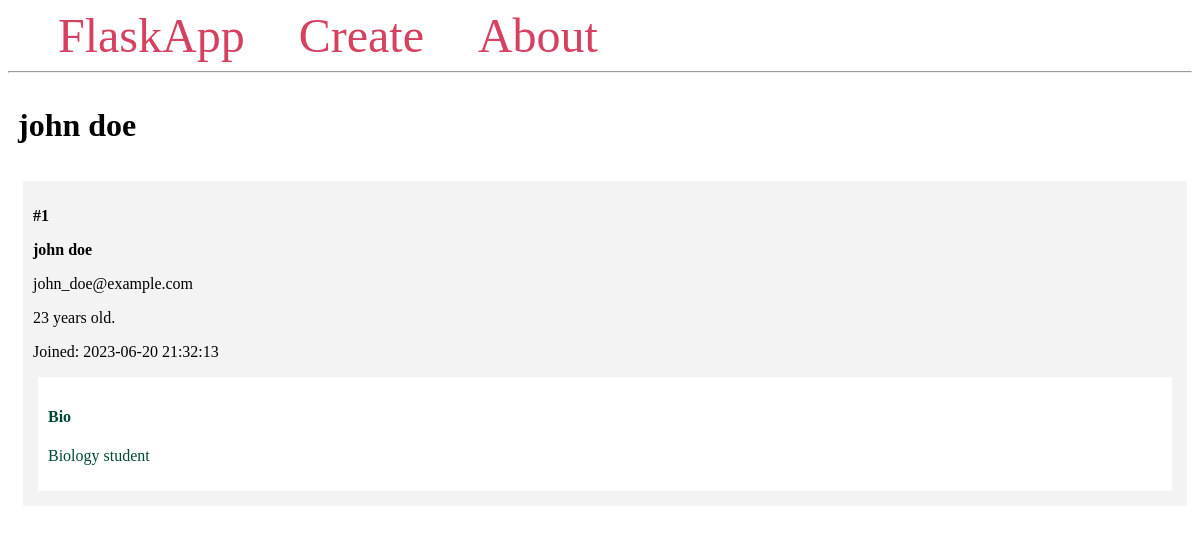
The app's page /1/, older data.
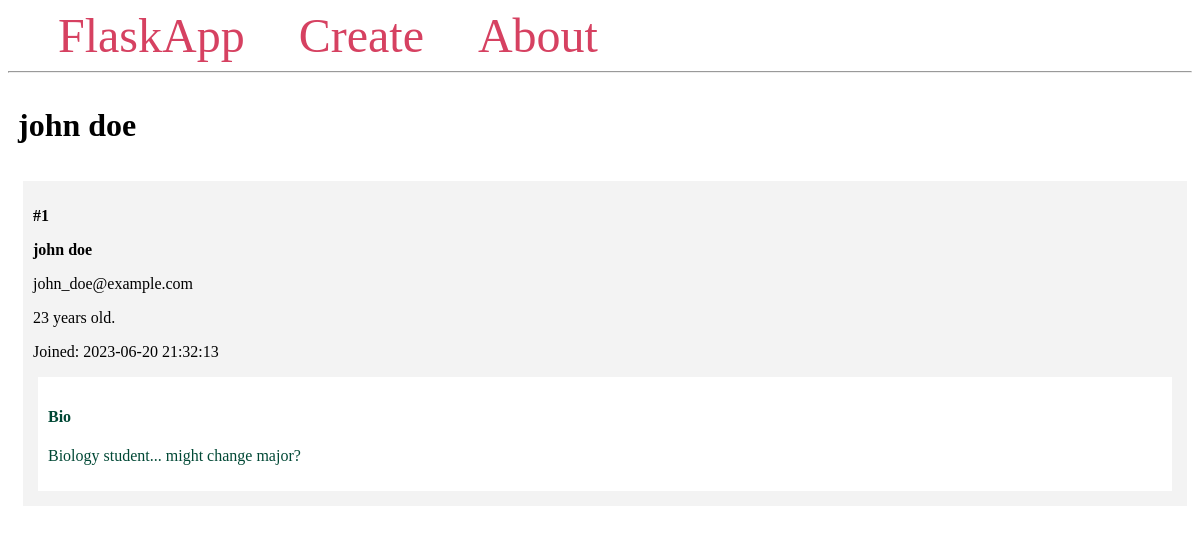
The same page, newer data.
### app.py (models this page shows, shortened)
class Student(db.Model):
    id = db.Column(db.Integer, primary_key=True)
    firstname = db.Column(db.String(100), nullable=False)
    lastname = db.Column(db.String(100), nullable=False)
    email = db.Column(db.String(80), unique=True, nullable=False)
    age = db.Column(db.Integer)
    created_at = db.Column(db.DateTime(timezone=True),
                           server_default=func.now())
    bio = db.Column(db.Text)

### app.py (the view)
@app.route('/<int:student_id>/')
def student(student_id):
    student = Student.query.get_or_404(student_id)
    return render_template('student.html', student=student)

### templates/student.html
{% extends 'base.html' %}
{% block content %}
    <span class="title">
        <h1>{% block title %} {{ student.firstname }} {{ student.lastname }}{% endblock %}</h1>
    </span>
    <div class="content">
            <div class="student">
                <p><b>#{{ student.id }}</b></p>
                <b>
                    <p class="name">{{ student.firstname }} {{ student.lastname }}</p>
                </b>
                <p>{{ student.email }}</p>
                <p>{{ student.age }} years old.</p>
                <p>Joined: {{ student.created_at }}</p>
                <div class="bio">
                    <h4>Bio</h4>
                    <p>{{ student.bio }}</p>
                </div>
            </div>
    </div>
{% endblock %}

Row changes from the older to the newer data that the page shows:
changed Student "john": bio "Biology student" → "Biology student... might change major?"
